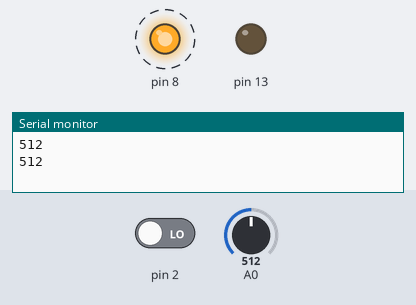
This sketch was run on a simulated Arduino Uno, built with avr-gcc and run on an emulated ATmega328P. On the bench: output pins drawn as LEDs (lit = HIGH), the last lines printed to the serial monitor. Dashed ring = blinking. Inputs (shaded band) come from the test bench; at power-on: pin 2 LOW, A0 = 512.

Above: at 4.8 s.
4.9 s: pin 2 driven HIGH
At 6.7 s:
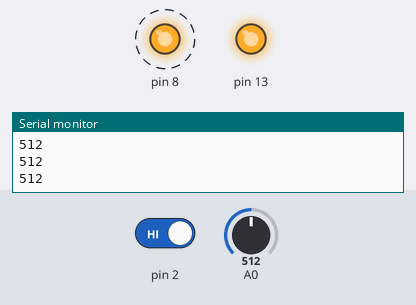
10.5 s: pin 2 driven LOW
At 13.7 s:
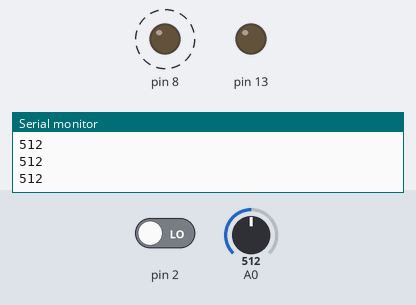
Timing chart, 0 to 22.9 s (numbered marks = the images above; inputs shaded):
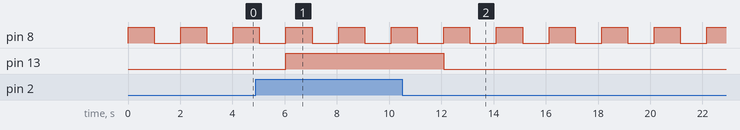

Measured:
- after the input at 4.9 s, pin 13: LOW → HIGH after 1.1 s
- after the input at 10.5 s, pin 13: HIGH → LOW after 1.6 s
- by itself, pin 8: alternates HIGH for 1.0 s and LOW for 1.0 s

The sketch:

percobaan4.1.ino
```cpp
// define function
void TaskBlink();
void TaskAnalogRead();
void TaskDigitalRead();

void setup() {
  // initialize serial communication at 9600 bits per second:
  Serial.begin(9600);
  while (!Serial) {
    ;  // wait for serial port to connect
  }
  pinMode(8, OUTPUT);
  pinMode(2, INPUT);
  pinMode(13, OUTPUT);
}
void loop() {
  TaskBlink();
  TaskAnalogRead();
  TaskDigitalRead();
}
/*--------------------------------------------------*/
/*---------------------- Function ---------------------*/
/*--------------------------------------------------*/

void TaskBlink() {
  /*
 Blink Turns on an LED on for one second, then off for one

 */
  digitalWrite(8, HIGH);  // turn the LED on
  delay(1000);            // wait for one second
  digitalWrite(8, LOW);   // turn the LED off
  delay(1000);            // wait for one second
}
void TaskAnalogRead() {
  /*
 AnalogReadSerial
 Reads an analog input on pin A0, prints the result to the serial
 Graphical representation is available using serial plotter (Tools > Serial Plotter Menu)*/
 // read the input on analog pin 0:
 int sensorValue = analogRead(A0);
 // print out the value you read:
 Serial.println(sensorValue);
 delay(15); // delay (15ms) in between reads for stability
 }
 void TaskDigitalRead()
 {
 /*
 DigitalRead
 Turns on and off a light emitting diode(LED) connected to digital pin 13 (onboard/built in), when pressing a pushbutton attached to pin 2.

 */
  // check if the pushbutton is pressed
  if (digitalRead(2) == HIGH) {
    // turn LED on:
    digitalWrite(13, HIGH);
  } else {
    // turn LED off:
    digitalWrite(13, LOW);
  }
}
```
